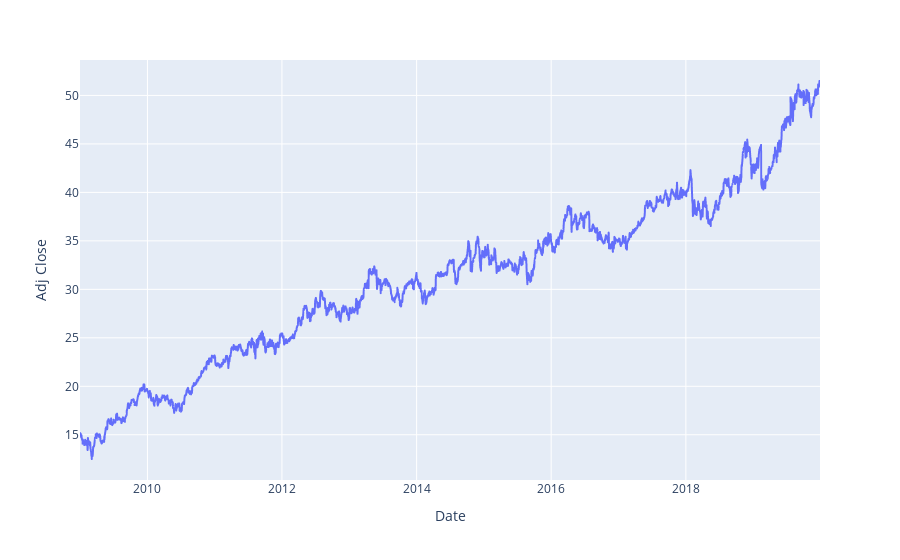

The notebook cell this image was saved under:
### Code cell
px.line(df, y='Adj Close')

### Figure 1 — Plotly figure (JSON) as saved in the notebook; plotly's stock layout.template omitted (floating-point values rounded to 4 significant figures; data arrays with more than 128 entries replaced by an {"elided": "..."} marker saying what was removed)
{"data": [{"hovertemplate": "Date=%{x}<br>Adj Close=%{y}<extra></extra>", "legendgroup": "", "line": {"color": "#636efa", "dash": "solid"}, "mode": "lines", "name": "", "showlegend": false, "type": "scattergl", "x": {"elided": "2768 str values"}, "xaxis": "x", "y": {"elided": "2768 float values"}, "yaxis": "y"}], "layout": {"legend": {"tracegroupgap": 0}, "margin": {"t": 60}, "xaxis": {"anchor": "y", "domain": [0, 1], "title": {"text": "Date"}}, "yaxis": {"anchor": "x", "domain": [0, 1], "title": {"text": "Adj Close"}}}}
